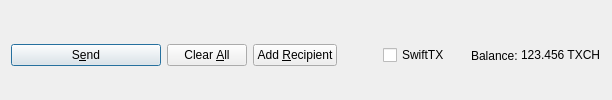
         <widget class="QFrame" name="frame_Send">
          <layout class="QHBoxLayout" name="horizontalLayout">
           <property name="bottomMargin">
            <number>0</number>
           </property>
           <item>
            <widget class="QPushButton" name="sendButton">
             <property name="minimumSize">
              <size>
               <width>150</width>
               <height>0</height>
              </size>
             </property>
             <property name="toolTip">
              <string>Confirm the send action</string>
             </property>
             <property name="text">
              <string>S&amp;end</string>
             </property>
             <property name="icon">
              <iconset resource="../tixoncash.qrc">
               <normaloff>:/icons/send</normaloff>:/icons/send</iconset>
             </property>
             <property name="autoDefault">
              <bool>false</bool>
             </property>
             <property name="default">
              <bool>true</bool>
             </property>
            </widget>
           </item>
           <item>
            <widget class="QPushButton" name="clearButton">
             <property name="sizePolicy">
              <sizepolicy hsizetype="Minimum" vsizetype="Fixed">
               <horstretch>0</horstretch>
               <verstretch>0</verstretch>
              </sizepolicy>
             </property>
             <property name="toolTip">
              <string>Clear all fields of the form.</string>
             </property>
             <property name="text">
              <string>Clear &amp;All</string>
             </property>
             <property name="icon">
              <iconset resource="../tixoncash.qrc">
               <normaloff>:/icons/remove</normaloff>:/icons/remove</iconset>
             </property>
             <property name="autoDefault">
              <bool>false</bool>
             </property>
            </widget>
           </item>
           <item>
            <widget class="QPushButton" name="addButton">
             <property name="toolTip">
              <string>Send to multiple recipients at once</string>
             </property>
             <property name="text">
              <string>Add &amp;Recipient</string>
             </property>
             <property name="icon">
              <iconset resource="../tixoncash.qrc">
               <normaloff>:/icons/add</normaloff>:/icons/add</iconset>
             </property>
             <property name="autoDefault">
              <bool>false</bool>
             </property>
            </widget>
           </item>
           <item>
            <spacer name="horizontalSpacer">
             <property name="orientation">
              <enum>Qt::Horizontal</enum>
             </property>
             <property name="sizeHint" stdset="0">
              <size>
               <width>40</width>
               <height>20</height>
              </size>
             </property>
            </spacer>
           </item>
           <item>
            <layout class="QHBoxLayout" name="horizontalLayout_2">
             <property name="spacing">
              <number>3</number>
             </property>
             <item>
              <widget class="QCheckBox" name="checkSwiftTX">
               <property name="enabled">
                <bool>true</bool>
               </property>
               <property name="minimumSize">
                <size>
                 <width>85</width>
                 <height>0</height>
                </size>
               </property>
               <property name="text">
                <string>SwiftTX</string>
               </property>
              </widget>
             </item>
             <item>
              <widget class="QLabel" name="label">
               <property name="text">
                <string>Balance:</string>
               </property>
              </widget>
             </item>
             <item>
              <widget class="QLabel" name="labelBalance">
               <property name="sizePolicy">
                <sizepolicy hsizetype="Preferred" vsizetype="Fixed">
                 <horstretch>0</horstretch>
                 <verstretch>0</verstretch>
                </sizepolicy>
               </property>
               <property name="cursor">
                <cursorShape>IBeamCursor</cursorShape>
               </property>
               <property name="text">
                <string notr="true">123.456 TXCH</string>
               </property>
               <property name="textInteractionFlags">
                <set>Qt::LinksAccessibleByMouse|Qt::TextSelectableByKeyboard|Qt::TextSelectableByMouse</set>
               </property>
              </widget>
             </item>
            </layout>
           </item>
          </layout>
         </widget>
